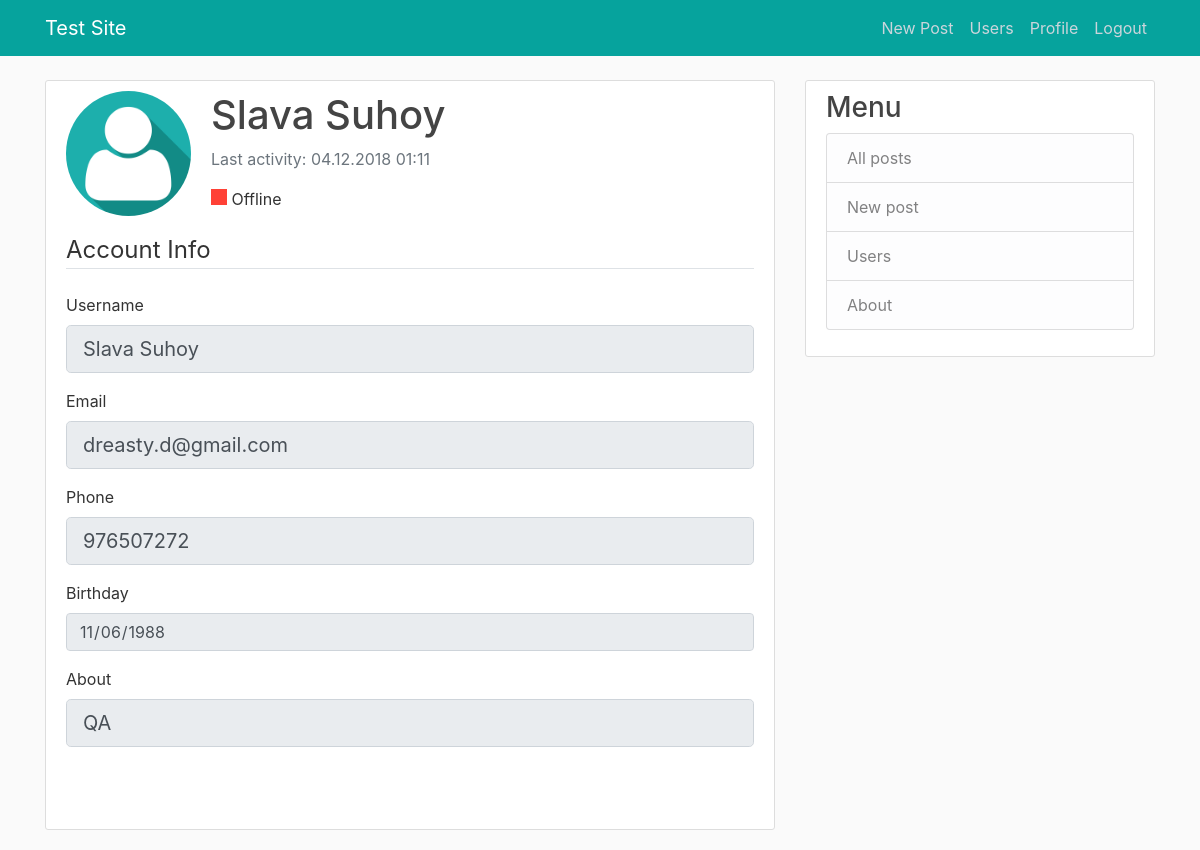
Screenshot of /user/1 (signed in) with the database file from the repository.
### webapp.py (models this page shows, shortened)
class User(UserMixin, db.Model):
    id = db.Column(db.Integer, primary_key=True)
    username = db.Column(db.String(20), unique=True, nullable=False)
    email = db.Column(db.String(120), unique=True, nullable=False)
    phone = db.Column(db.String(20))
    info = db.Column(db.String(20))
    birthday = db.Column(db.Date)
    image_file = db.Column(db.String(20), nullable=False, default='default.jpg')
    password = db.Column(db.String(60), nullable=False)
    is_active = db.Column(db.Boolean, default=False, nullable=False)
    time_online = db.Column(db.DateTime, default=datetime.utcnow)
    posts = db.relationship('Post', backref='author', lazy=True)

### webapp.py (the view)
@app.route("/user/<int:user_id>")
@login_required
def user(user_id):
    form = UpdateAccountForm()
    user = User.query.get_or_404(user_id)
    return render_template('user.html', title=user.username, user=user, form=form)

### form.py (shortened to what this page needs)
class UpdateAccountForm(FlaskForm):
    username = StringField('Username',
                           validators=[DataRequired(), Length(min=2, max=20)])
    email = StringField('Email',
                        validators=[DataRequired(), Email()])
    phone = TelField('Phone', validators=[DataRequired()])
    info = TextAreaField('About', validators=[DataRequired()])
    birthday = DateField('Birthday', format='%Y-%m-%d')
    picture = FileField('Update Profile Picture', validators=[FileAllowed(['jpg', 'png'])])
    submit = SubmitField('Update')

### webapp.py (called while the page is built)
@login_manager.user_loader
def load_user(email):
    return User.query.filter_by(email=email).first()

@app.before_request
def update_lastime():
    if current_user.is_authenticated:
        current_user.time_online = datetime.now()
        db.session.merge(current_user)
        db.session.commit()
    else:
        pass

### templates/user.html (shortened to what this page needs)
{% extends "layout.html" %}
{% block content %}
<div class="content-section">
    <div class="media">
        <img class="rounded-circle account-img"
             src="{{ url_for('static', filename='profile_pics/' + user.image_file) }}">
        <div class="media-body">
            <h2 class="account-heading">{{ user.username }}</h2>
            <div>
                {% if user.is_active %}
                <td class="c4"><span class="indicator online"></span> Online</td>
                {% else %}
                <p class="text-secondary"> Last activity: {{ user.time_online.strftime('%d.%m.%Y %H:%M') }}</p>
                <td class="c4"><span class="indicator offline"></span> Offline</td>
                {% endif %}
            </div>
        </div>
    </div>
    <form method="POST" action="" enctype="multipart/form-data">
        <fieldset class="form-group" disabled>
            <legend class="border-bottom mb-4">Account Info</legend>
            <div class="form-group">
                <label class="form-control-label" for="username">Username</label>
                <input class="form-control form-control-lg" id="username" readonly name="username" required=""
                       type="text" value="{{ user.username }}">
            </div>
            <div class="form-group">
                <label class="form-control-label" for="email">Email</label>
                <input class="form-control form-control-lg" readonly id="email" name="email" required="" type="text"
                       value="{{ user.email }}">
            </div>
               <div class="form-group">
                <label class="form-control-label" for="phone">Phone</label>
                <input class="form-control form-control-lg" readonly id="phone" name="phone" required="" type="text"
                       value="{{ user.phone }}">
                </div>
                       <div class="form-group ">
                    <label for="birthday">Birthday</label>
                    <input class="form-control " id="birthday" name="birthday" type="date" value="{{ user.birthday }}">
                </div>
            <div class="form-group">
                <label class="form-control-label" for="phone">About</label>
                <input class="form-control form-control-lg" readonly id="about" name="phone" required="" type="text"
                       value="{{ user.info }}">
                </div>
            <div class="form-group">
            </div>
        </fieldset>
    </form>
</div>
{% endblock content %}

### static/main.css (style rules this page uses)
body { background: #fafafa; color: #333333; margin-top: 5rem; }
h1, h2, h3, h4, h5, h6 { color: #444444; }
.content-section { background: #ffffff; padding: 10px 20px; border: 1px solid #dddddd; border-radius: 3px; margin-bottom: 20px; }
.account-img { height: 125px; width: 125px; margin-right: 20px; margin-bottom: 16px; }
.account-heading { font-size: 2.5rem; }
.indicator.offline { background: #FF4136; display: inline-block; width: 1em; height: 1em; }

### rows the page displays
User: image_file (placeholder picture), username "Slava Suhoy", time_online "04.12.2018 01:11", email "dreasty.d@gmail.com", phone "976507272", birthday "11/06/1988", phone "QA"
